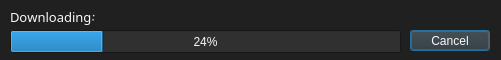
<?xml version="1.0" encoding="UTF-8"?>
<ui version="4.0">
 <class>Dialog</class>
 <widget class="QDialog" name="Dialog">
  <property name="geometry">
   <rect>
    <x>0</x>
    <y>0</y>
    <width>501</width>
    <height>60</height>
   </rect>
  </property>
  <property name="palette">
   <palette>
    <active>
     <colorrole role="WindowText">
      <brush brushstyle="SolidPattern">
       <color alpha="255">
        <red>250</red>
        <green>249</green>
        <blue>248</blue>
       </color>
      </brush>
     </colorrole>
     <colorrole role="Button">
      <brush brushstyle="SolidPattern">
       <color alpha="255">
        <red>48</red>
        <green>48</green>
        <blue>48</blue>
       </color>
      </brush>
     </colorrole>
     <colorrole role="Dark">
      <brush brushstyle="SolidPattern">
       <color alpha="255">
        <red>69</red>
        <green>64</green>
        <blue>64</blue>
       </color>
      </brush>
     </colorrole>
     <colorrole role="Mid">
      <brush brushstyle="SolidPattern">
       <color alpha="255">
        <red>102</red>
        <green>102</green>
        <blue>102</blue>
       </color>
      </brush>
     </colorrole>
     <colorrole role="Text">
      <brush brushstyle="SolidPattern">
       <color alpha="255">
        <red>250</red>
        <green>249</green>
        <blue>248</blue>
       </color>
      </brush>
     </colorrole>
     <colorrole role="ButtonText">
      <brush brushstyle="SolidPattern">
       <color alpha="255">
        <red>250</red>
        <green>249</green>
        <blue>248</blue>
       </color>
      </brush>
     </colorrole>
     <colorrole role="Base">
      <brush brushstyle="SolidPattern">
       <color alpha="255">
        <red>48</red>
        <green>48</green>
        <blue>48</blue>
       </color>
      </brush>
     </colorrole>
     <colorrole role="Window">
      <brush brushstyle="SolidPattern">
       <color alpha="255">
        <red>32</red>
        <green>32</green>
        <blue>32</blue>
       </color>
      </brush>
     </colorrole>
     <colorrole role="AlternateBase">
      <brush brushstyle="SolidPattern">
       <color alpha="255">
        <red>69</red>
        <green>64</green>
        <blue>64</blue>
       </color>
      </brush>
     </colorrole>
    </active>
    <inactive>
     <colorrole role="WindowText">
      <brush brushstyle="SolidPattern">
       <color alpha="255">
        <red>250</red>
        <green>249</green>
        <blue>248</blue>
       </color>
      </brush>
     </colorrole>
     <colorrole role="Button">
      <brush brushstyle="SolidPattern">
       <color alpha="255">
        <red>48</red>
        <green>48</green>
        <blue>48</blue>
       </color>
      </brush>
     </colorrole>
     <colorrole role="Dark">
      <brush brushstyle="SolidPattern">
       <color alpha="255">
        <red>69</red>
        <green>64</green>
        <blue>64</blue>
       </color>
      </brush>
     </colorrole>
     <colorrole role="Mid">
      <brush brushstyle="SolidPattern">
       <color alpha="255">
        <red>102</red>
        <green>102</green>
        <blue>102</blue>
       </color>
      </brush>
     </colorrole>
     <colorrole role="Text">
      <brush brushstyle="SolidPattern">
       <color alpha="255">
        <red>250</red>
        <green>249</green>
        <blue>248</blue>
       </color>
      </brush>
     </colorrole>
     <colorrole role="ButtonText">
      <brush brushstyle="SolidPattern">
       <color alpha="255">
        <red>250</red>
        <green>249</green>
        <blue>248</blue>
       </color>
      </brush>
     </colorrole>
     <colorrole role="Base">
      <brush brushstyle="SolidPattern">
       <color alpha="255">
        <red>48</red>
        <green>48</green>
        <blue>48</blue>
       </color>
      </brush>
     </colorrole>
     <colorrole role="Window">
      <brush brushstyle="SolidPattern">
       <color alpha="255">
        <red>32</red>
        <green>32</green>
        <blue>32</blue>
       </color>
      </brush>
     </colorrole>
     <colorrole role="AlternateBase">
      <brush brushstyle="SolidPattern">
       <color alpha="255">
        <red>69</red>
        <green>64</green>
        <blue>64</blue>
       </color>
      </brush>
     </colorrole>
    </inactive>
    <disabled>
     <colorrole role="WindowText">
      <brush brushstyle="SolidPattern">
       <color alpha="255">
        <red>69</red>
        <green>64</green>
        <blue>64</blue>
       </color>
      </brush>
     </colorrole>
     <colorrole role="Button">
      <brush brushstyle="SolidPattern">
       <color alpha="255">
        <red>48</red>
        <green>48</green>
        <blue>48</blue>
       </color>
      </brush>
     </colorrole>
     <colorrole role="Dark">
      <brush brushstyle="SolidPattern">
       <color alpha="255">
        <red>69</red>
        <green>64</green>
        <blue>64</blue>
       </color>
      </brush>
     </colorrole>
     <colorrole role="Mid">
      <brush brushstyle="SolidPattern">
       <color alpha="255">
        <red>102</red>
        <green>102</green>
        <blue>102</blue>
       </color>
      </brush>
     </colorrole>
     <colorrole role="Text">
      <brush brushstyle="SolidPattern">
       <color alpha="255">
        <red>69</red>
        <green>64</green>
        <blue>64</blue>
       </color>
      </brush>
     </colorrole>
     <colorrole role="ButtonText">
      <brush brushstyle="SolidPattern">
       <color alpha="255">
        <red>69</red>
        <green>64</green>
        <blue>64</blue>
       </color>
      </brush>
     </colorrole>
     <colorrole role="Base">
      <brush brushstyle="SolidPattern">
       <color alpha="255">
        <red>32</red>
        <green>32</green>
        <blue>32</blue>
       </color>
      </brush>
     </colorrole>
     <colorrole role="Window">
      <brush brushstyle="SolidPattern">
       <color alpha="255">
        <red>32</red>
        <green>32</green>
        <blue>32</blue>
       </color>
      </brush>
     </colorrole>
     <colorrole role="AlternateBase">
      <brush brushstyle="SolidPattern">
       <color alpha="255">
        <red>69</red>
        <green>64</green>
        <blue>64</blue>
       </color>
      </brush>
     </colorrole>
    </disabled>
   </palette>
  </property>
  <property name="windowTitle">
   <string>Loading..</string>
  </property>
  <widget class="QProgressBar" name="pgbar">
   <property name="geometry">
    <rect>
     <x>10</x>
     <y>30</y>
     <width>391</width>
     <height>23</height>
    </rect>
   </property>
   <property name="value">
    <number>24</number>
   </property>
  </widget>
  <widget class="QLabel" name="label">
   <property name="geometry">
    <rect>
     <x>10</x>
     <y>10</y>
     <width>481</width>
     <height>16</height>
    </rect>
   </property>
   <property name="font">
    <font>
     <family>Noto Sans Meroitic</family>
     <pointsize>10</pointsize>
     <italic>false</italic>
     <bold>false</bold>
     <kerning>false</kerning>
    </font>
   </property>
   <property name="text">
    <string>Downloading: &lt;filename&gt;</string>
   </property>
   <property name="textFormat">
    <enum>Qt::TextFormat::AutoText</enum>
   </property>
   <property name="scaledContents">
    <bool>false</bool>
   </property>
   <property name="wordWrap">
    <bool>true</bool>
   </property>
  </widget>
  <widget class="QPushButton" name="pushButton">
   <property name="geometry">
    <rect>
     <x>410</x>
     <y>30</y>
     <width>80</width>
     <height>21</height>
    </rect>
   </property>
   <property name="text">
    <string>Cancel</string>
   </property>
  </widget>
 </widget>
 <resources/>
 <connections/>
</ui>
